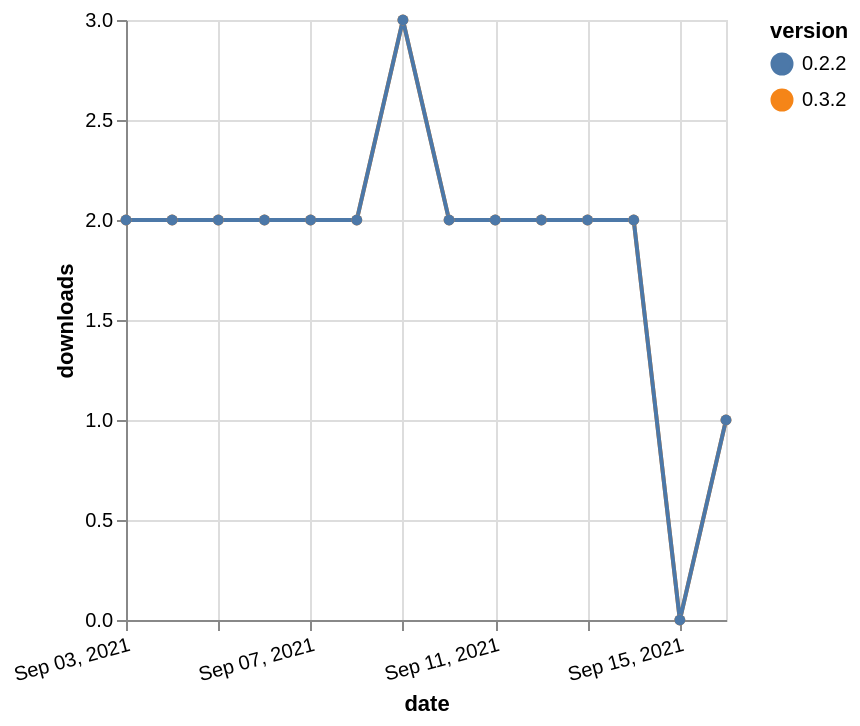

Write a Vega-Lite specification for this figure.
### Vega-Lite specification from a JSON file in a GitHub repository (floating-point values rounded to 4 significant figures)
{"$schema": "https://vega.github.io/schema/vega-lite/v5.json", "description": "A simple bar chart with embedded data.", "data": {"values": [{"date": "2021-09-03", "total": 2516, "delta": 2, "version": "0.3.2"}, {"date": "2021-09-04", "total": 2518, "delta": 2, "version": "0.3.2"}, {"date": "2021-09-05", "total": 2520, "delta": 2, "version": "0.3.2"}, {"date": "2021-09-06", "total": 2522, "delta": 2, "version": "0.3.2"}, {"date": "2021-09-07", "total": 2524, "delta": 2, "version": "0.3.2"}, {"date": "2021-09-08", "total": 2526, "delta": 2, "version": "0.3.2"}, {"date": "2021-09-09", "total": 2529, "delta": 3, "version": "0.3.2"}, {"date": "2021-09-10", "total": 2531, "delta": 2, "version": "0.3.2"}, {"date": "2021-09-11", "total": 2533, "delta": 2, "version": "0.3.2"}, {"date": "2021-09-12", "total": 2535, "delta": 2, "version": "0.3.2"}, {"date": "2021-09-13", "total": 2537, "delta": 2, "version": "0.3.2"}, {"date": "2021-09-14", "total": 2539, "delta": 2, "version": "0.3.2"}, {"date": "2021-09-15", "total": 2539, "delta": 0, "version": "0.3.2"}, {"date": "2021-09-16", "total": 2540, "delta": 1, "version": "0.3.2"}, {"date": "2021-09-03", "total": 2667, "delta": 2, "version": "0.2.2"}, {"date": "2021-09-04", "total": 2669, "delta": 2, "version": "0.2.2"}, {"date": "2021-09-05", "total": 2671, "delta": 2, "version": "0.2.2"}, {"date": "2021-09-06", "total": 2673, "delta": 2, "version": "0.2.2"}, {"date": "2021-09-07", "total": 2675, "delta": 2, "version": "0.2.2"}, {"date": "2021-09-08", "total": 2677, "delta": 2, "version": "0.2.2"}, {"date": "2021-09-09", "total": 2680, "delta": 3, "version": "0.2.2"}, {"date": "2021-09-10", "total": 2682, "delta": 2, "version": "0.2.2"}, {"date": "2021-09-11", "total": 2684, "delta": 2, "version": "0.2.2"}, {"date": "2021-09-12", "total": 2686, "delta": 2, "version": "0.2.2"}, {"date": "2021-09-13", "total": 2688, "delta": 2, "version": "0.2.2"}, {"date": "2021-09-14", "total": 2690, "delta": 2, "version": "0.2.2"}, {"date": "2021-09-15", "total": 2690, "delta": 0, "version": "0.2.2"}, {"date": "2021-09-16", "total": 2691, "delta": 1, "version": "0.2.2"}]}, "width": "container", "mark": {"type": "line", "point": {"filled": true}}, "encoding": {"x": {"field": "date", "type": "temporal", "timeUnit": "yearmonthdate", "title": "date", "axis": {"labelAngle": -15}}, "y": {"field": "delta", "type": "quantitative", "title": "downloads"}, "color": {"field": "version", "type": "nominal"}, "tooltip": {"field": "delta"}}}
